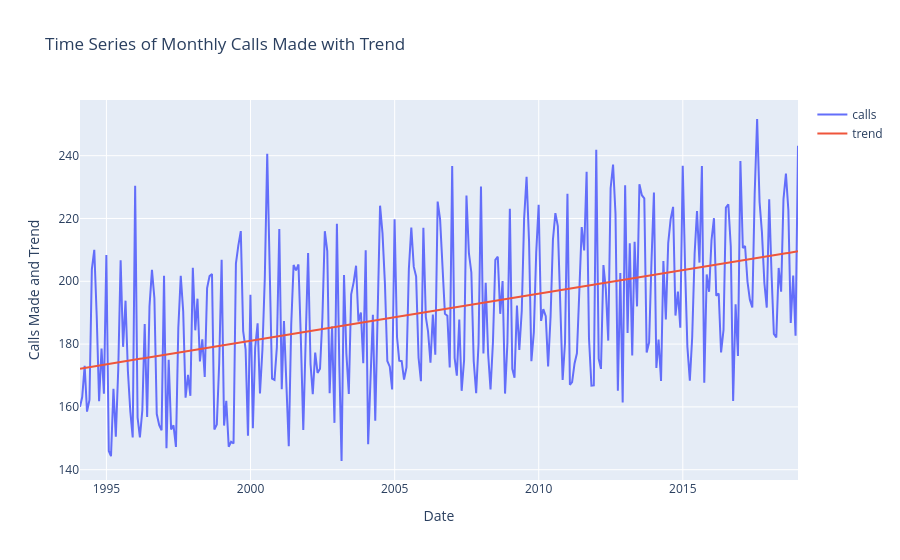

Notebook source saved alongside this figure:
### Code cell
# Plotting the trend line (regression line) along with the monthly calls data
plot_data = []
plot_data.append(go.Scatter(x= subset_data['date'], y= subset_data['calls'], name = 'calls'))
plot_data.append(go.Scatter(x= subset_data['date'], y= subset_data['trend'], name = 'trend'))
layout = go.Layout(xaxis = dict(title='Date'), yaxis = dict(title= 'Calls Made and Trend'),
                   title = 'Time Series of Monthly Calls Made with Trend')
fig = go.Figure(data= plot_data, layout=layout)

plotly.offline.iplot(fig)

### Figure 1 — Plotly figure (JSON) as saved in the notebook; plotly's stock layout.template omitted (floating-point values rounded to 4 significant figures; data arrays with more than 128 entries replaced by an {"elided": "..."} marker saying what was removed)
{"data": [{"name": "calls", "type": "scatter", "x": {"elided": "300 str values"}, "y": {"elided": "300 float values"}}, {"name": "trend", "type": "scatter", "x": {"elided": "300 str values"}, "y": {"elided": "300 float values"}}], "layout": {"autosize": true, "title": {"text": "Time Series of Monthly Calls Made with Trend"}, "xaxis": {"autorange": true, "range": ["1994-01-31", "2018-12-31"], "title": {"text": "Date"}, "type": "date"}, "yaxis": {"autorange": true, "range": [136.7, 257.7], "title": {"text": "Calls Made and Trend"}, "type": "linear"}}}
